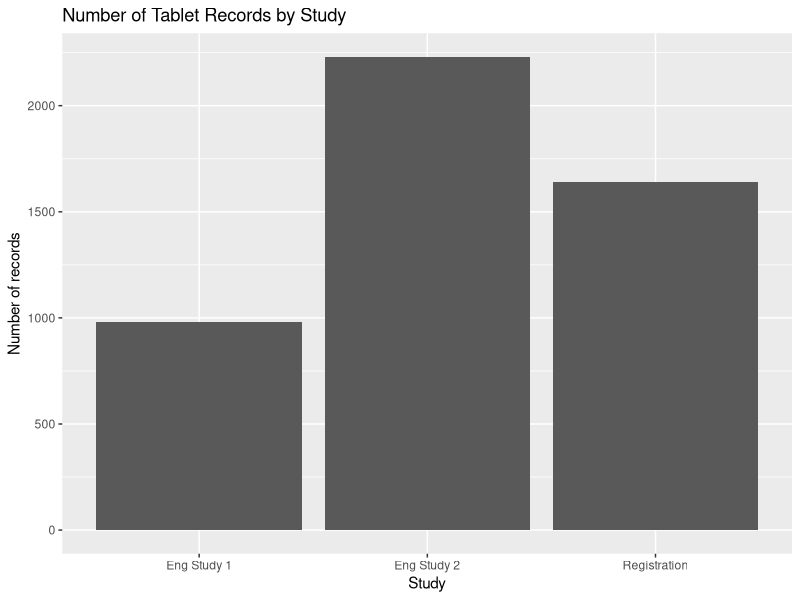
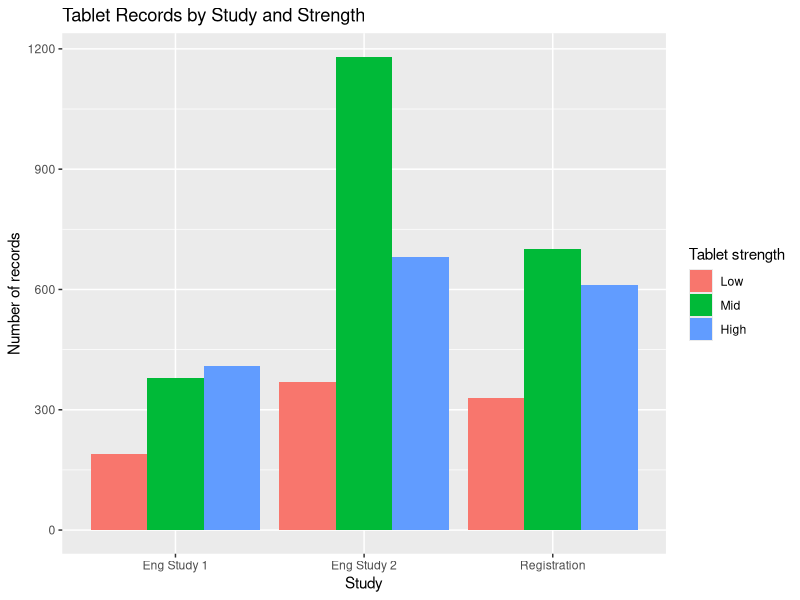
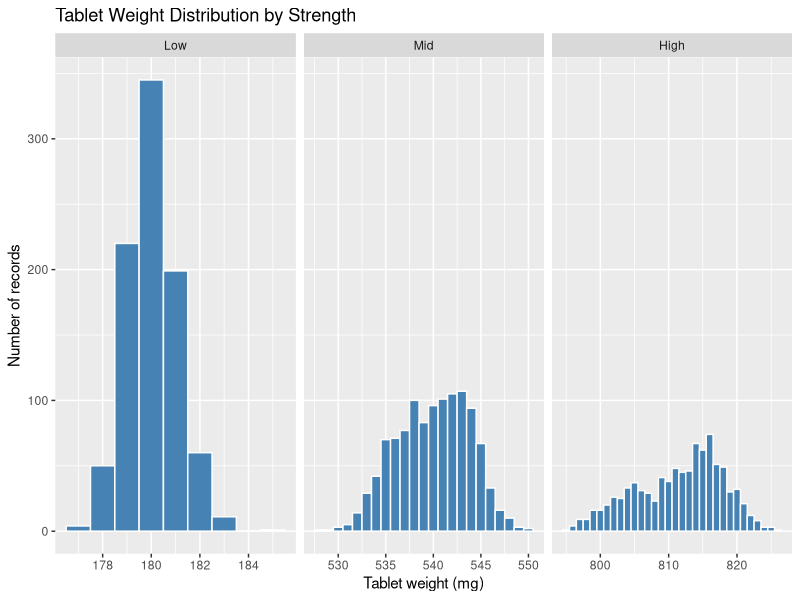
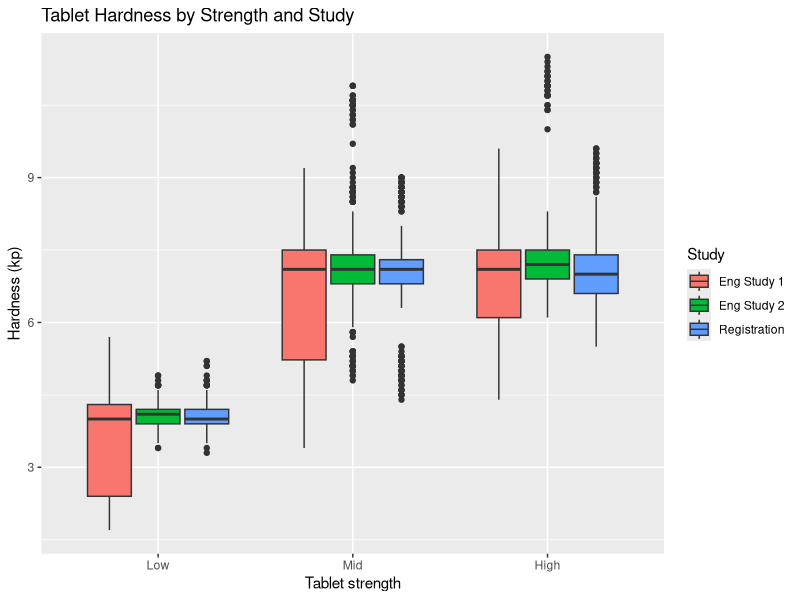
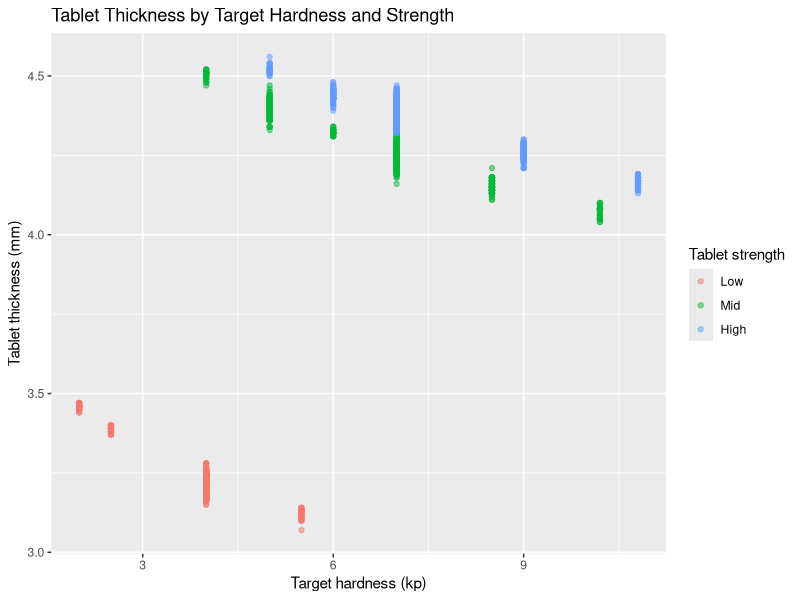
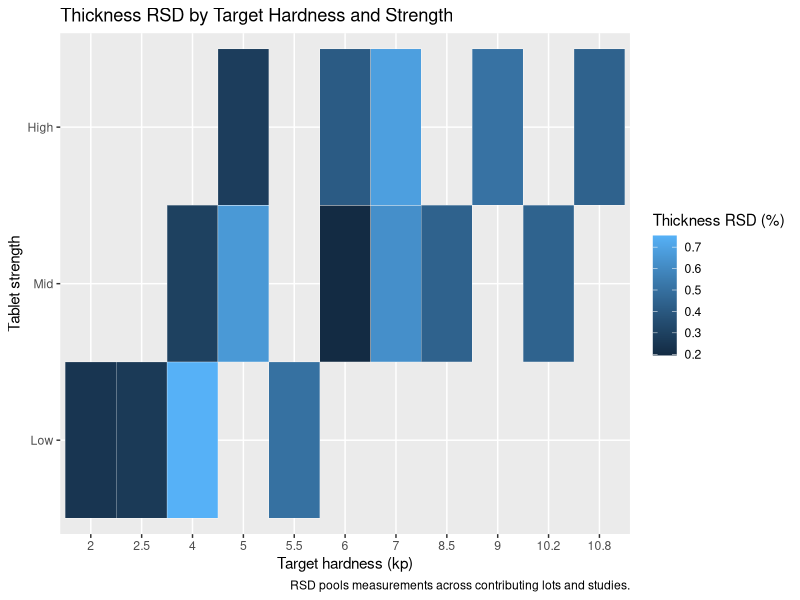

Generate these figures, in order, with R:
# ST 558 Project 2
# Explore deidentified tablet manufacturing data.

# Load packages for reading, summarizing, and plotting data.
library(readxl)
library(dplyr)
library(ggplot2)

# Read the main data worksheet.
tablet_data <- read_excel("data/tablet_ipc_deidentified.xlsx", sheet = "data")

# R has recognized the compression dates, but it has included a time component. These records only need the calendar date, so I convert
# this column to Date. This keeps it suitable for sorting and plotting.
tablet_data$compression_date <- as.Date(tablet_data$compression_date)

# I now check that the conversion worked and review the earliest and latest dates. The na.rm argument leaves missing dates out of this
# range calculation. I also confirm how many dates are still missing.
class(tablet_data$compression_date)
range(tablet_data$compression_date, na.rm = TRUE)
sum(is.na(tablet_data$compression_date))

# The routine registration records are missing target hardness values in the workbook, but their intended targets were preset based on manufacturing
# instructions: 4 kp for Low strength and 7 kp for both Mid and High strengths. I first retain any target that is already recorded. For registration
# records with a missing target, I then assign the preset value for that strength. These values describe the intended settings, rather
# than the hardness actually measured on the tablets.
tablet_data <- tablet_data |>
  mutate(
    target_hardness_kp = ifelse(
      study == "Registration" & is.na(target_hardness_kp),
      ifelse(strength == "Low", 4, 7),
      target_hardness_kp
    )
  )

# I confirm that no target hardness values remain missing.
sum(is.na(tablet_data$target_hardness_kp))

# The tablet number identifies a tablet within each sample. I store it as character to make its role as an identifier clear.
tablet_data <- tablet_data |>
  mutate(tablet_no = as.character(tablet_no))

# I check that the tablet number is now stored as character.
class(tablet_data$tablet_no)

# Check the number of rows and columns.
dim(tablet_data)

# Display the column names.
names(tablet_data)

# The number of rows and columns matches what I expected. Before making tables and graphs, I want to see how R has read each column.
# For example, weight should be stored as numbers, while strength contains labels such as Low, Mid, and High. The output below shows
# each column's data type and a few values so I can check this.
str(tablet_data)

# I also want to know where measurements are missing. R represents missing values as NA, and this command counts them in each column.
# The is.na() part identifies missing values, and colSums() adds up those results separately for each column. These counts will help me 
# plan the summaries and graphs. A row without a hardness measurement may still have a weight measurement, so I will consider missing 
# values separately for each analysis.
colSums(is.na(tablet_data))

# I want the strengths to appear in the order Low, Mid, High in my tables and graphs. I store strength as a factor, which tells R
# that these labels represent categories, and specify their order.
tablet_data <- tablet_data |>
  mutate(strength = factor(strength, levels = c("Low", "Mid", "High")))

# With the categories arranged, I begin by counting the records for each strength. This gives me a first look at how the data are
# distributed across strengths. I save the table so I can use it again later, then display it in the Console.
strength_counts <- table(tablet_data$strength)
strength_counts

# The strength counts describe the dataset overall. I now want to see how those records are distributed across the three studies.
# This table places studies in the rows and strengths in the columns. Each cell counts the records for one study and strength combination.
study_strength_counts <- table(tablet_data$study, tablet_data$strength)

# I display the table to check which combinations are represented and how much data are available for each combination.
study_strength_counts

# Now that I know how the records are distributed, I begin looking at the measurements themselves. The strengths have different
# intended tablet weights, so I summarize weight separately for Low, Mid, and High strengths. For each strength, I count the 
# available weight measurements and calculate their mean, median, and standard deviation. Setting na.rm = TRUE leaves 
# missing weights out of each calculation.
weight_summary <- tablet_data |>
  group_by(strength) |>
  summarize(
    n_weight = sum(!is.na(weight_mg)),
    mean_mg = mean(weight_mg, na.rm = TRUE),
    median_mg = median(weight_mg, na.rm = TRUE),
    sd_mg = sd(weight_mg, na.rm = TRUE)
  )

# I display the results to examine typical weight and its variability within each strength. The mean, median, and
# standard deviation are in milligrams; n_weight counts readings.
weight_summary

# I now summarize hardness, the force needed to break a tablet, expressed here in kiloponds (kp). Within each strength, I count
# available readings and calculate their mean, median, and SD. These summaries combine studies and manufacturing conditions.
# The box plot below compares hardness across studies within each strength.
hardness_summary <- tablet_data |>
  group_by(strength) |>
  summarize(
    n_hardness = sum(!is.na(hardness_kp)),
    mean_kp = mean(hardness_kp, na.rm = TRUE),
    median_kp = median(hardness_kp, na.rm = TRUE),
    sd_kp = sd(hardness_kp, na.rm = TRUE)
  )

# I display the summary to examine the typical hardness and its variability within each strength.
hardness_summary

# The final measurement I summarize is tablet thickness, expressed in millimeters. Looking at thickness within each strength helps
# me describe the typical tablet dimensions and their variability. As with weight and hardness, I count the available measurements
# and calculate the mean, median, and standard deviation using the recorded thickness values.
thickness_summary <- tablet_data |>
  group_by(strength) |>
  summarize(
    n_thickness = sum(!is.na(thickness_mm)),
    mean_mm = mean(thickness_mm, na.rm = TRUE),
    median_mm = median(thickness_mm, na.rm = TRUE),
    sd_mm = sd(thickness_mm, na.rm = TRUE)
  )

# I display the results to complete the initial numerical summaries of weight, hardness, and thickness by strength.
thickness_summary

# My first graph shows how many tablet-level records come from each study. This gives a visual overview of the dataset before
# I explore the individual tablet measurements. I place study on the horizontal axis. The bar layer counts the
# records in each study automatically, and I add a title and axis labels to explain what the graph shows.
study_barplot <- ggplot(
  data = tablet_data,
  aes(x = study)
) +
  geom_bar() +
  labs(
    title = "Number of Tablet Records by Study",
    x = "Study",
    y = "Number of records"
  )

# I display the saved plot in RStudio's Plots pane.
study_barplot

# Next, I break each study's record count down by tablet strength. Showing the strengths side by side lets me compare how many
# records are available for Low, Mid, and High within each study. Mapping strength to fill gives each strength a different color.
# The dodge position places those colored bars beside one another.
study_strength_barplot <- ggplot(
  data = tablet_data,
  aes(x = study, fill = strength)
) +
  geom_bar(position = "dodge") +
  labs(
    title = "Tablet Records by Study and Strength",
    x = "Study",
    y = "Number of records"
  ) +
  scale_fill_discrete("Tablet strength")

# I display the plot to compare the study and strength combinations.
study_strength_barplot

# I now explore the distribution of tablet weight within each strength. A histogram groups weights into intervals and shows
# how many records fall within each interval. I use intervals that are 1 mg wide and create a separate panel
# for each strength. Each panel has its own horizontal range so the weight distribution for that strength is easy to examine.
weight_histogram <- ggplot(
  data = tablet_data,
  aes(x = weight_mg)
) +
  geom_histogram(
    binwidth = 1,
    center = 0,
    fill = "steelblue",
    color = "white",
    na.rm = TRUE
  ) +
  facet_wrap(~ strength, scales = "free_x") +
  labs(
    title = "Tablet Weight Distribution by Strength",
    x = "Tablet weight (mg)",
    y = "Number of records"
  )

# I display the three distributions together. When comparing their spread, I check the horizontal-axis values because the panels
# use different weight ranges.
weight_histogram

# Next, I compare the hardness distributions across studies within each strength. Box plots help me examine the typical hardness,
# the spread of the measurements, and unusually high or low values. I place strength on the horizontal axis and hardness on the
# vertical axis. Coloring the boxes by study lets me compare the three studies within each strength.
hardness_boxplot <- ggplot(
  data = tablet_data,
  aes(x = strength, y = hardness_kp, fill = study)
) +
  geom_boxplot(na.rm = TRUE) +
  labs(
    title = "Tablet Hardness by Strength and Study",
    x = "Tablet strength",
    y = "Hardness (kp)"
  ) +
  scale_fill_discrete("Study")

# I display the plot, keeping in mind that the engineering studies include experiments with different intended hardness settings.
hardness_boxplot

# I explore how tablet thickness varies with the target hardness setting for each strength. Target hardness describes the intended
# setting for the lot, while thickness is measured on each tablet. Each point represents a record with both values available.
# Coloring by strength helps me distinguish the three groups.
target_thickness_scatterplot <- ggplot(
  data = tablet_data,
  aes(
    x = target_hardness_kp,
    y = thickness_mm,
    color = strength
  )
) +
  geom_point(alpha = 0.5, na.rm = TRUE) +
  labs(
    title = "Tablet Thickness by Target Hardness and Strength",
    x = "Target hardness (kp)",
    y = "Tablet thickness (mm)",
    color = "Tablet strength"
  )

# I display the plot to examine thickness across the target settings.
target_thickness_scatterplot

# I compare relative thickness variability across target hardness settings and strengths. For each combination, I calculate the
# number of thickness readings, their mean, and standard deviation. I then express the standard deviation as a percentage of the mean.
thickness_rsd_data <- tablet_data |>
  filter(!is.na(thickness_mm)) |>
  group_by(strength, target_hardness_kp) |>
  summarize(
    n_thickness = n(),
    mean_mm = mean(thickness_mm),
    sd_mm = sd(thickness_mm),
    .groups = "drop"
  ) |>
  mutate(
    rsd_percent = 100 * sd_mm / mean_mm
  )

# Each heatmap cell shows thickness RSD for one target hardness and strength combination. Higher values indicate greater 
# thickness variation relative to the mean thickness.
thickness_rsd_heatmap <- ggplot(
  data = thickness_rsd_data,
  aes(
    x = factor(target_hardness_kp),
    y = strength,
    fill = rsd_percent
  )
) +
  geom_tile(color = "white") +
  labs(
    title = "Thickness RSD by Target Hardness and Strength",
    x = "Target hardness (kp)",
    y = "Tablet strength",
    fill = "Thickness RSD (%)",
    caption = "RSD pools measurements across contributing lots and studies."
  )

# I display the heatmap to compare relative thickness variability.
thickness_rsd_heatmap
